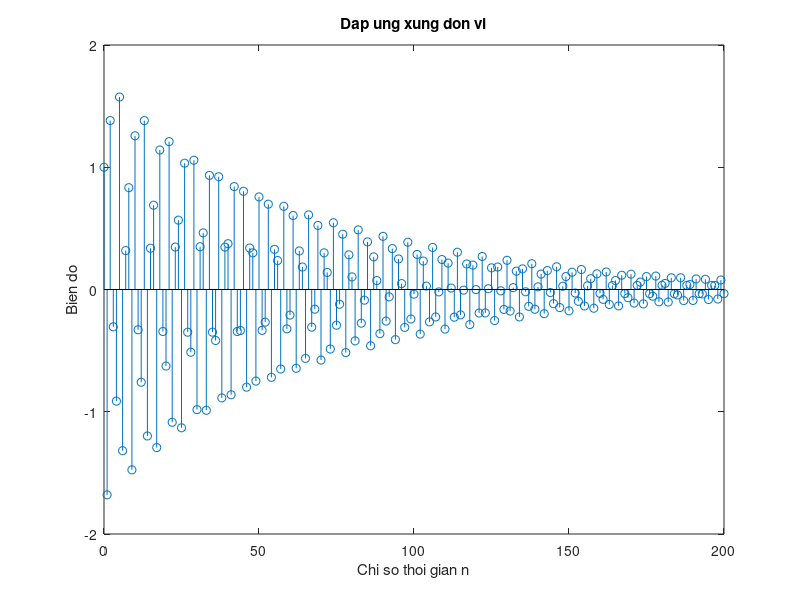

This figure's MATLAB source:
clc;
clf;
num=[1 -0.28];
den=[1 1.4 0.97];          
N=200;
h=impz(num,den,N+1);
parsum=0;
for k=1:N+1
    parsum=parsum+abs(h(k));
    if abs(h(k))<10^(-6), break, end
end
n=0:N;
stem(n,h);
xlabel('Chi so thoi gian n'); ylabel('Bien do');
title('Dap ung xung don vi'); 
disp('Value='); disp(abs(h(k)));
